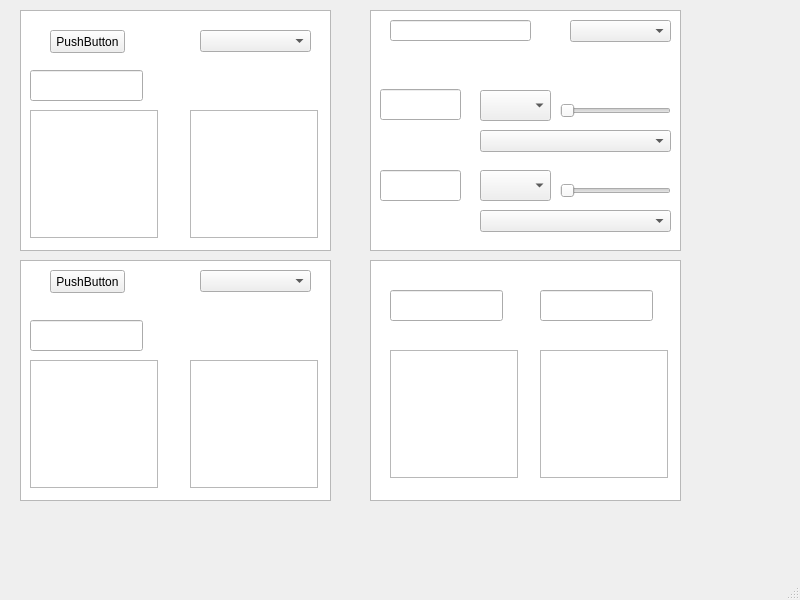
<?xml version="1.0" encoding="UTF-8"?>
<ui version="4.0">
 <class>MainWindow</class>
 <widget class="QMainWindow" name="MainWindow">
  <property name="geometry">
   <rect>
    <x>0</x>
    <y>0</y>
    <width>800</width>
    <height>600</height>
   </rect>
  </property>
  <property name="windowTitle">
   <string>MainWindow</string>
  </property>
  <widget class="QWidget" name="centralwidget">
   <widget class="QColumnView" name="columnView_2">
    <property name="geometry">
     <rect>
      <x>20</x>
      <y>260</y>
      <width>311</width>
      <height>241</height>
     </rect>
    </property>
   </widget>
   <widget class="QColumnView" name="columnView_3">
    <property name="geometry">
     <rect>
      <x>20</x>
      <y>10</y>
      <width>311</width>
      <height>241</height>
     </rect>
    </property>
   </widget>
   <widget class="QComboBox" name="comboBox">
    <property name="geometry">
     <rect>
      <x>200</x>
      <y>30</y>
      <width>111</width>
      <height>22</height>
     </rect>
    </property>
   </widget>
   <widget class="QComboBox" name="comboBox_2">
    <property name="geometry">
     <rect>
      <x>200</x>
      <y>270</y>
      <width>111</width>
      <height>22</height>
     </rect>
    </property>
   </widget>
   <widget class="QLabel" name="Imagelbl">
    <property name="geometry">
     <rect>
      <x>30</x>
      <y>110</y>
      <width>128</width>
      <height>128</height>
     </rect>
    </property>
    <property name="maximumSize">
     <size>
      <width>200</width>
      <height>200</height>
     </size>
    </property>
    <property name="frameShape">
     <enum>QFrame::StyledPanel</enum>
    </property>
    <property name="frameShadow">
     <enum>QFrame::Plain</enum>
    </property>
    <property name="text">
     <string/>
    </property>
   </widget>
   <widget class="QLabel" name="Imagelbl_2">
    <property name="geometry">
     <rect>
      <x>190</x>
      <y>110</y>
      <width>128</width>
      <height>128</height>
     </rect>
    </property>
    <property name="maximumSize">
     <size>
      <width>200</width>
      <height>200</height>
     </size>
    </property>
    <property name="frameShape">
     <enum>QFrame::StyledPanel</enum>
    </property>
    <property name="frameShadow">
     <enum>QFrame::Plain</enum>
    </property>
    <property name="text">
     <string/>
    </property>
   </widget>
   <widget class="QLabel" name="Imagelbl_3">
    <property name="geometry">
     <rect>
      <x>30</x>
      <y>360</y>
      <width>128</width>
      <height>128</height>
     </rect>
    </property>
    <property name="maximumSize">
     <size>
      <width>200</width>
      <height>200</height>
     </size>
    </property>
    <property name="frameShape">
     <enum>QFrame::StyledPanel</enum>
    </property>
    <property name="frameShadow">
     <enum>QFrame::Plain</enum>
    </property>
    <property name="text">
     <string/>
    </property>
   </widget>
   <widget class="QLabel" name="Imagelbl_4">
    <property name="geometry">
     <rect>
      <x>190</x>
      <y>360</y>
      <width>128</width>
      <height>128</height>
     </rect>
    </property>
    <property name="maximumSize">
     <size>
      <width>200</width>
      <height>200</height>
     </size>
    </property>
    <property name="frameShape">
     <enum>QFrame::StyledPanel</enum>
    </property>
    <property name="frameShadow">
     <enum>QFrame::Plain</enum>
    </property>
    <property name="text">
     <string/>
    </property>
   </widget>
   <widget class="QPushButton" name="pushButton">
    <property name="geometry">
     <rect>
      <x>50</x>
      <y>30</y>
      <width>75</width>
      <height>23</height>
     </rect>
    </property>
    <property name="text">
     <string>PushButton</string>
    </property>
   </widget>
   <widget class="QPushButton" name="pushButton_2">
    <property name="geometry">
     <rect>
      <x>50</x>
      <y>270</y>
      <width>75</width>
      <height>23</height>
     </rect>
    </property>
    <property name="text">
     <string>PushButton</string>
    </property>
   </widget>
   <widget class="QColumnView" name="columnView_4">
    <property name="geometry">
     <rect>
      <x>370</x>
      <y>10</y>
      <width>311</width>
      <height>241</height>
     </rect>
    </property>
   </widget>
   <widget class="QColumnView" name="columnView_5">
    <property name="geometry">
     <rect>
      <x>370</x>
      <y>260</y>
      <width>311</width>
      <height>241</height>
     </rect>
    </property>
   </widget>
   <widget class="QLineEdit" name="lineEdit_2">
    <property name="geometry">
     <rect>
      <x>30</x>
      <y>320</y>
      <width>113</width>
      <height>31</height>
     </rect>
    </property>
   </widget>
   <widget class="QLineEdit" name="lineEdit_3">
    <property name="geometry">
     <rect>
      <x>390</x>
      <y>20</y>
      <width>141</width>
      <height>21</height>
     </rect>
    </property>
   </widget>
   <widget class="QComboBox" name="comboBox_3">
    <property name="geometry">
     <rect>
      <x>570</x>
      <y>20</y>
      <width>101</width>
      <height>22</height>
     </rect>
    </property>
   </widget>
   <widget class="QLineEdit" name="lineEdit_5">
    <property name="geometry">
     <rect>
      <x>380</x>
      <y>89</y>
      <width>81</width>
      <height>31</height>
     </rect>
    </property>
   </widget>
   <widget class="QLineEdit" name="lineEdit_6">
    <property name="geometry">
     <rect>
      <x>380</x>
      <y>170</y>
      <width>81</width>
      <height>31</height>
     </rect>
    </property>
   </widget>
   <widget class="QComboBox" name="comboBox_5">
    <property name="geometry">
     <rect>
      <x>480</x>
      <y>90</y>
      <width>71</width>
      <height>31</height>
     </rect>
    </property>
   </widget>
   <widget class="QComboBox" name="comboBox_6">
    <property name="geometry">
     <rect>
      <x>480</x>
      <y>170</y>
      <width>71</width>
      <height>31</height>
     </rect>
    </property>
   </widget>
   <widget class="QSlider" name="horizontalSlider">
    <property name="geometry">
     <rect>
      <x>560</x>
      <y>100</y>
      <width>111</width>
      <height>22</height>
     </rect>
    </property>
    <property name="orientation">
     <enum>Qt::Horizontal</enum>
    </property>
   </widget>
   <widget class="QSlider" name="horizontalSlider_2">
    <property name="geometry">
     <rect>
      <x>560</x>
      <y>180</y>
      <width>111</width>
      <height>22</height>
     </rect>
    </property>
    <property name="orientation">
     <enum>Qt::Horizontal</enum>
    </property>
   </widget>
   <widget class="QComboBox" name="comboBox_7">
    <property name="geometry">
     <rect>
      <x>480</x>
      <y>130</y>
      <width>191</width>
      <height>22</height>
     </rect>
    </property>
   </widget>
   <widget class="QComboBox" name="comboBox_8">
    <property name="geometry">
     <rect>
      <x>480</x>
      <y>210</y>
      <width>191</width>
      <height>22</height>
     </rect>
    </property>
   </widget>
   <widget class="QLineEdit" name="lineEdit_7">
    <property name="geometry">
     <rect>
      <x>30</x>
      <y>70</y>
      <width>113</width>
      <height>31</height>
     </rect>
    </property>
   </widget>
   <widget class="QLineEdit" name="lineEdit_4">
    <property name="geometry">
     <rect>
      <x>390</x>
      <y>290</y>
      <width>113</width>
      <height>31</height>
     </rect>
    </property>
   </widget>
   <widget class="QLineEdit" name="lineEdit_8">
    <property name="geometry">
     <rect>
      <x>540</x>
      <y>290</y>
      <width>113</width>
      <height>31</height>
     </rect>
    </property>
   </widget>
   <widget class="QLabel" name="Imagelbl_5">
    <property name="geometry">
     <rect>
      <x>390</x>
      <y>350</y>
      <width>128</width>
      <height>128</height>
     </rect>
    </property>
    <property name="maximumSize">
     <size>
      <width>200</width>
      <height>200</height>
     </size>
    </property>
    <property name="frameShape">
     <enum>QFrame::StyledPanel</enum>
    </property>
    <property name="frameShadow">
     <enum>QFrame::Plain</enum>
    </property>
    <property name="text">
     <string/>
    </property>
   </widget>
   <widget class="QLabel" name="Imagelbl_6">
    <property name="geometry">
     <rect>
      <x>540</x>
      <y>350</y>
      <width>128</width>
      <height>128</height>
     </rect>
    </property>
    <property name="maximumSize">
     <size>
      <width>200</width>
      <height>200</height>
     </size>
    </property>
    <property name="frameShape">
     <enum>QFrame::StyledPanel</enum>
    </property>
    <property name="frameShadow">
     <enum>QFrame::Plain</enum>
    </property>
    <property name="text">
     <string/>
    </property>
   </widget>
  </widget>
  <widget class="QMenuBar" name="menubar">
   <property name="geometry">
    <rect>
     <x>0</x>
     <y>0</y>
     <width>800</width>
     <height>21</height>
    </rect>
   </property>
  </widget>
  <widget class="QStatusBar" name="statusbar"/>
 </widget>
 <resources/>
 <connections/>
</ui>
